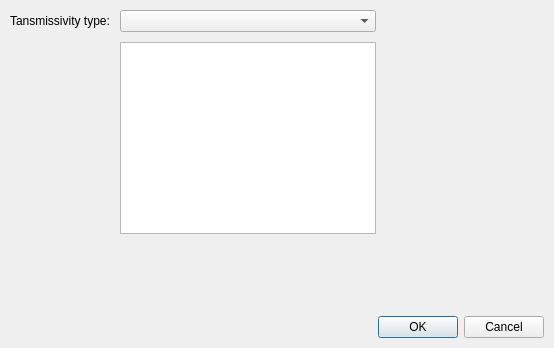
<?xml version="1.0" encoding="UTF-8"?>
<ui version="4.0">
 <class>TransmissivityDialog</class>
 <widget class="QDialog" name="TransmissivityDialog">
  <property name="geometry">
   <rect>
    <x>0</x>
    <y>0</y>
    <width>554</width>
    <height>348</height>
   </rect>
  </property>
  <property name="windowTitle">
   <string>Transmissivity Definition</string>
  </property>
  <layout class="QGridLayout" name="mainLayout">
   <property name="margin">
    <number>10</number>
   </property>
   <property name="spacing">
    <number>10</number>
   </property>
   <item row="0" column="0">
    <widget class="QLabel" name="transmissivityLabel">
     <property name="text">
      <string>Tansmissivity type:</string>
     </property>
    </widget>
   </item>
   <item row="0" column="1">
    <widget class="QComboBox" name="transmissivityCombo"/>
   </item>
   <item row="1" column="1">
    <widget class="QTreeView" name="transmissivityParameters"/>
   </item>
   <item row="2" column="1">
    <spacer name="verticalSpacer">
     <property name="orientation">
      <enum>Qt::Vertical</enum>
     </property>
     <property name="sizeHint" stdset="0">
      <size>
       <width>20</width>
       <height>40</height>
      </size>
     </property>
    </spacer>
   </item>
   <item row="0" column="2">
    <spacer name="horizontalSpacer">
     <property name="orientation">
      <enum>Qt::Horizontal</enum>
     </property>
     <property name="sizeHint" stdset="0">
      <size>
       <width>40</width>
       <height>20</height>
      </size>
     </property>
    </spacer>
   </item>
   <item row="3" column="0" colspan="3">
    <widget class="QDialogButtonBox" name="buttonBox">
     <property name="orientation">
      <enum>Qt::Horizontal</enum>
     </property>
     <property name="standardButtons">
      <set>QDialogButtonBox::Cancel|QDialogButtonBox::Ok</set>
     </property>
    </widget>
   </item>
  </layout>
 </widget>
 <resources/>
 <connections>
  <connection>
   <sender>buttonBox</sender>
   <signal>accepted()</signal>
   <receiver>TransmissivityDialog</receiver>
   <slot>accept()</slot>
   <hints>
    <hint type="sourcelabel">
     <x>248</x>
     <y>254</y>
    </hint>
    <hint type="destinationlabel">
     <x>157</x>
     <y>274</y>
    </hint>
   </hints>
  </connection>
  <connection>
   <sender>buttonBox</sender>
   <signal>rejected()</signal>
   <receiver>TransmissivityDialog</receiver>
   <slot>reject()</slot>
   <hints>
    <hint type="sourcelabel">
     <x>316</x>
     <y>260</y>
    </hint>
    <hint type="destinationlabel">
     <x>286</x>
     <y>274</y>
    </hint>
   </hints>
  </connection>
 </connections>
</ui>
